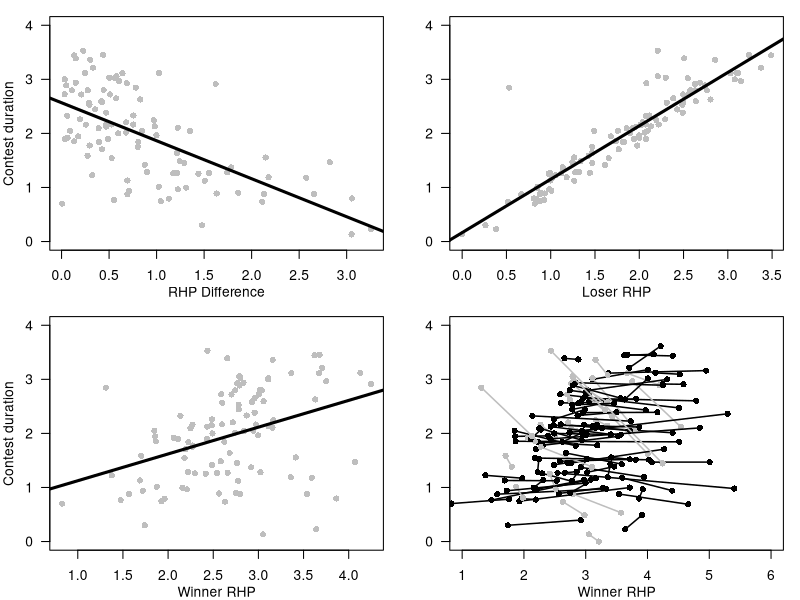

Source code (R):
##### Supplemental R script for,
# Chapin KJ, Peixoto PEC, Briffa M. 2019. Further mismeasures of animal contests: a new framework 
#    for assessment strategies. Behavioral Ecology doi:10.1093/beheco/arz081

##### DATA GENERATION
runnum <- 100                 # number of triads
error <- 0.25                 # error rate
ratio<-0.1                    # proportion of individuals adopting mutual assessment
number.MA<-ratio*runnum       # number of individuals adopting mutual assessment
number.SA<-(runnum-number.MA) # number of individuals adopting self assessment

### Define RHP distributions for three groups of individuals
rhp <- data.frame(rnorm(runnum, 0, 1), rnorm(runnum, 0, 1), rnorm(runnum, 0, 1)) # randomly generate RHP values
rhp <- abs(min(rhp)) + rhp                                                       # remove negative values

### Formation of each triad of individuals
rhp <- t(apply(rhp, 1, sort))                                                 # sort so smallest is the focal
colnames(rhp) <- c("loser.RHP", "winner1.RHP", "winner2.RHP")                 # name the columns
strategy<-sample(c(rep('mutual', number.MA), rep('self', number.SA)), runnum) # define the proportion of individuals adopting SA and MA in the population
da <- data.frame(rhp, strategy)                                               # randomly assign assessment strategies to each individual

### Calculate contest duration for each pair in each triad
da$duration1 <- NA; da$duration2 <- NA                
for(ii in 1:length(da[,1])){      # for all simulations...
  if(da$strategy[ii] == "self"){  # if the strategy is "self"
    da$duration1[ii] <- da$loser.RHP[ii] + sample(seq((-1*error), error, 0.001), 1) 
    da$duration2[ii] <- da$loser.RHP[ii] + sample(seq((-1*error), error, 0.001), 1) 
  }
  if(da$strategy[ii] == "mutual"){ # if the strategy is "mutual"
    da$duration1[ii] <- abs(da$loser.RHP[ii] - da$winner1.RHP[ii])+sample(seq((-1*error), error, 0.001), 1)
    da$duration2[ii] <- abs(da$loser.RHP[ii] - da$winner2.RHP[ii])+sample(seq((-1*error), error, 0.001), 1)
  }
}

### RHP correction
da$duration1.1 <- NA; da$duration2.2 <- NA
for(ii in 1:length(da[,1])){ # for all simulations...
  if(da$strategy[ii] == "self"){ # if the strategy is "self"
    da$duration1.1[ii] <- da$duration1[ii]+abs(min(da$duration1, da$duration2))
    da$duration2.2[ii] <- da$duration2[ii]+abs(min(da$duration1, da$duration2))
  }
  if(da$strategy[ii] == "mutual"){ # if the strategy is "mutual"
    da$duration1.1[ii] <- max(da$duration1, da$duration2) - da$duration1[ii]
    da$duration2.2[ii] <- max(da$duration1, da$duration2) - da$duration2[ii]
  }
}
da$durdif <- (da$duration2.2 - da$duration1.1)  # contest duration difference
da$rhpdif <- abs(da$loser.RHP - da$winner1.RHP) # RHP difference for the first pair in each triad

##### PLOTTING
par(mgp=c(2,1,0), mfrow=c(2,2), mar=c(3, 3, 1, 1))

### fig 2a
plot(da$duration1.1 ~ da$rhpdif, las=1, ylab='Contest duration', xlab='RHP Difference', cex=1, pch=16, col='grey', ylim=c(0, 4))
mod1 <- lm(da$duration1.1 ~ da$rhpdif); abline(mod1, lwd=3); summary(mod1)

### fig 2b
plot(da$duration1.1 ~ da$loser.RHP, las=1, ylab = '', xlab='Loser RHP', cex=1, pch=16, col='grey', ylim=c(0, 4))
mod2 <- lm(da$duration1.1 ~ da$loser.RHP); abline(mod2, lwd=3); summary(mod2)

### fig 2c
plot(da$duration1.1 ~ da$winner1.RHP, las=1, ylab = 'Contest duration', xlab = 'Winner RHP', cex=1, pch=16, col='grey', ylim=c(0, 4))
mod3 <- lm(da$duration1.1 ~ da$winner1.RHP); abline(mod3, lwd=3); summary(mod3)

### fig 2d
da$guess <- NA; da$slopes <- NA
plot(1, ylab='', xlab='Winner RHP', type='n', las=1, xlim=c(1,6), ylim=c(0, 4))
for(ii in 1:length(da$loser.RHP)){
  x <- c(da$winner1.RHP[ii], da$winner2.RHP[ii])
  y <- c(da$duration1.1[ii], da$duration2.2[ii])
  mod4 <- lm(y ~ x)
  da$slopes[ii] <- mod4$coefficients[2]
}
m<-mean(da$slopes[da$slopes<0]); s<-sd(da$slopes[da$slopes<0]); l<-length(da$slopes[da$slopes<0])
ci<-qnorm(0.975)*s/sqrt(l); lower<-m-ci; upper<-m+ci

for(ii in 1:length(da$loser.RHP)){
  x <- c(da$winner1.RHP[ii], da$winner2.RHP[ii])
  y <- c(da$duration1.1[ii], da$duration2.2[ii])
  if(da$slopes[ii] <= upper){
    da$guess[ii] <- 'mutual'
    lines(y ~ x, col='grey', lwd=1.5)
    points(y ~ x, col='grey', pch=16, cex=1)
  }else{
    da$guess[ii] <- 'self'
    lines(y ~ x, col='black', lwd=1.5)
    points(y ~ x, col='black', pch=16, cex=1)
  }
}

### Correct Assignment Frequencies
dama<-da[da$strategy=='mutual',] # MA assignment accuracy
success.MA <- dama$strategy == dama$guess
efficiency.MA<-length(subset(success.MA, success.MA == TRUE))/length(success.MA)*100
dasa<-da[da$strategy=='self',] # SA assignment accuracy
success.SA <- dasa$strategy == dasa$guess
efficiency.SA<-length(subset(success.SA, success.SA == TRUE))/length(success.SA)*100 # calculate percentage of correct assessment strategy assignment for SA
efficiency.SA; efficiency.MA
#